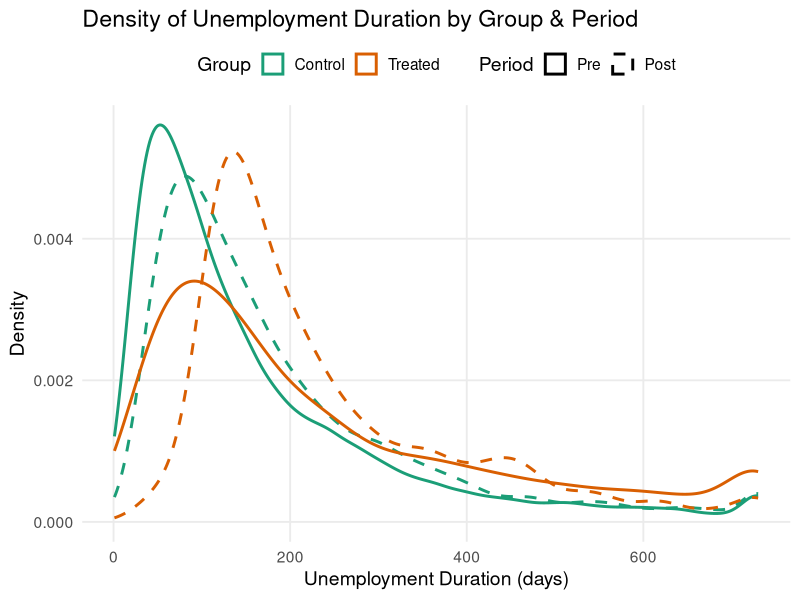

R code for this plot: (Note: this script raises an error after producing the figure.)
# Lab Final Assignment – Causal Inference for Policy Evaluation
# Spring Semester 2025
# Due: 15.07.2025, 23:59
# Authors: Marco Gortan, Felix Schulz, Benjamin Weggelaar

# --------------------------------------------------------------
# Setup
# --------------------------------------------------------------
Sys.setlocale("LC_TIME", "C")  
packages.vector <- c("dplyr", "stargazer", "sandwich", "lmtest", "AER", "broom", "broom.mixed", 
                     "jtools", "texreg", "kableExtra", "rstudioapi", "lubridate", "ggplot2", 
                     "knitr", "kableExtra", "scales", "tidyr")
# Load necessary libraries
lapply(packages.vector, require, character.only = TRUE)
# Load the data
rm(list = ls())
# rstudioapi::getActiveDocumentContext()$path %>% dirname() %>% dirname() %>% setwd()
data = read.csv("code/data_did_panel_swiss.csv")

# General reference for the column names. Note:
# - We have character values for marits, educ, mother_tongue, while the description has factors
# - "Specialized" and "University" are supposed to be comined in "educ" variable, but in our data they are different 
var_labels <- c(
  id              = "Personal identifier (the same individual can have multiple spells)",
  date_start      = "Date of start of unemployment spell",
  date_end        = "Date of end of unemployment spell",
  sex             = "Sex — 0 male, 1 female",
  age             = "Age at the beginning of the unemployment spell",
  marits          = "Marital status — 0 not married, 1 married",
  canton          = "Canton of residence — 26 cantons",
  region          = "Region of residence — 7 great regions (Swiss FSO definition)",
  nationality     = "Nationality — 1 Swiss, 2 EU/EFTA, 3 Other",
  mother_tongue   = "Mother tongue — 0 German, 1 French, 2 Italian, 3 English, 4 other",
  educ            = "Education — 0 school, 1 apprenticeship or matura, 2 specialized or university",
  insured_earn    = "Earnings insured by unemployment insurance",
  lastj_occpt     = "Occupation of the last pre‐unemployment job (23 categories)",
  lastj_fct       = "Function in the last pre‐unemployment job — 0 self‐employed, 1 managerial, 2 specialist, 3 learning/other",
  lastj_rate      = "Activity rate (% of full‐time) in the last pre‐unemployment job",
  child_subsidies = "1 receives subsidies for dependent children, 0 otherwise",
  contr_2y        = "Months of contribution (employment) in the 2 years prior to unemployment",
  unempl_r        = "Unemployment rate (in %) at canton level",
  gdp_gr          = "GDP growth (in %) at canton level",
  treat           = "Month in unemployment spell when treatment started (0 when not treated)"
)

# ----------
# Question 2
# ----------
# Generate the two outcome variables of interest and provide descriptive statistics for all four
# relevant groups (treated pre/post, controls pre/post). Discuss the results. [4 points]
# ----------
# Convert date_start and date_end to Date format
data$date_start         <- as.Date(data$date_start, format = "%d%b%Y")
data$date_end           <- as.Date(data$date_end, format = "%d%b%Y")
data$date_start_program <- ifelse(
  data$treat > 0,
  data$date_start %m+% months(data$treat-1),
  data$date_start)
data$date_start_program <- as.Date(data$date_start_program, origin = "1970-01-01")
# Remove individuals with 'NA' in 'treat' column 
data <- data %>% filter(!is.na(treat))
# treatment groups
data$treat_group <- ifelse(data$treat > 0, 1, 0)
data <- data %>%
  group_by(id) %>%
  mutate(treat_group = max(treat_group, na.rm = TRUE)) %>%
  ungroup()

data$post        <- ifelse(year(data$date_start) >= 2013, 1, 0)

# 1. unemployment duration
data$unempl_duration <- as.numeric(data$date_end - data$date_start, format = "%d%b%Y")
data$unempl_duration_fromprogram <- as.numeric(data$date_end - data$date_start_program, format = "%d%b%Y")

# 2. probability of being employed after 12 months --> for now, we interpret as just dummy of employed vs non-employed
data$employed_after_12_months <- ifelse(data$unempl_duration < 365, 1, 0)
data$employed_after_12_months_fromprogram <- ifelse(data$date_start_program < 365, 1, 0)

# Descriptive statistics for the four groups and the two outcomes
# ------
# Density plots
# 1) Make a combined group factor:
dataplot <- data %>%
  mutate(
    Treat = factor(treat_group,
                   levels = c(0, 1),
                   labels = c("Control", "Treated")),
    Period = factor(post,
                    levels = c(0, 1),
                    labels = c("Pre", "Post"))
  )

# 2) Density plot with color = Treat, linetype = Period
plot_unemdays <- ggplot(dataplot, aes(
  x = unempl_duration,
  color     = Treat,
  linetype = Period
)) +
  geom_density(size = 1) +
  scale_color_manual(
    name   = "Group",
    values = c("Control" = "#1b9e77", "Treated" = "#d95f02")
  ) +
  scale_linetype_manual(
    name   = "Period",
    values = c("Pre"  = "solid", "Post" = "dashed")
  ) +
  labs(
    x     = "Unemployment Duration (days)",
    y     = "Density",
    title = "Density of Unemployment Duration by Group & Period"
  ) +
  theme_minimal(base_size = 14) +
  theme(
    legend.position   = "top",
    legend.box        = "horizontal",
    panel.grid.minor  = element_blank()
  )

# Save the plot
ggsave("output/figures/final_unemployment_duration_density.jpg", plot = plot_unemdays, width = 6.5, height = 5)

# Employed after 12 months
bin_summary <- dataplot %>%
  group_by(Treat, Period) %>%
  summarise(
    prop = mean(employed_after_12_months, na.rm = TRUE),
    n    = n(),
    se   = sqrt(prop * (1 - prop) / n),
    .groups = "drop"
  )

# 1b) bar chart with CIs
plot_employed12m <- ggplot(bin_summary, aes(x = Treat, y = prop, fill = Period)) +
  geom_col(position = position_dodge(width = 0.7), width = 0.6) +
  geom_errorbar(aes(
    ymin = pmax(0, prop - 1.96 * se),
    ymax = pmin(1, prop + 1.96 * se)
  ),
  position = position_dodge(width = 0.7),
  width = 0.2
  ) +
  scale_y_continuous(labels = percent_format(accuracy = 1), expand = expansion(mult = c(0,0.05))) +
  scale_fill_brewer(palette = "Set2") +
  labs(
    x = "Group",
    y = "Employed after 12 months (%)",
    title = "Proportion Employed by Group and Period",
    fill = "Period"
  ) +
  theme_minimal(base_size = 14) +
  theme(
    legend.position = "top",
    panel.grid.minor = element_blank()
  )

# Save the plot
ggsave("output/figures/final_employment12m.jpg", plot = plot_employed12m, width = 6.5, height = 5)




# ----------
# Question 3
# ----------
# Compare mean observed characteristics for all four relevant groups (treated pre/post, controls
# pre/post). Discuss the results. [6 points]
# ----------


# Codify sex, marital status, variable
data$sex <- ifelse(data$sex == "Female", 1,
                     ifelse(data$sex == "Male", 0, NA))
data$marits <- ifelse(data$marits == "Married", 1,
                   ifelse(data$marits == "Unmarried", 0, NA))
# Descriptive statistics for the four groups
descriptive_stats <- data %>%
  group_by(treat_group, post) %>%
  summarise(
    n = n(),
    mean_age      = mean(age, na.rm = T),
    mean_sex      = mean(sex, na.rm = TRUE),
    mean_marits   = mean(marits, na.rm = TRUE),
    mean_earn     = mean(insured_earn, na.rm = TRUE),
    mean_rate     = mean(lastj_rate, na.rm = TRUE),
    mean_childs   = mean(child_subsidies, na.rm = TRUE),
    mean_contr_2y = mean(contr_2y, na.rm = TRUE),
    .groups = 'drop'
  )

descriptive_tbl <- descriptive_stats %>%
  mutate(
    mean_sex           = mean_sex       * 100,
    mean_marits        = mean_marits    * 100,
    mean_childs        = mean_childs    * 100,
    mean_age           = mean_age,               # years
    mean_earn          = mean_earn,              # currency
    mean_rate          = mean_rate,              # %
    mean_contr_2y      = mean_contr_2y           # months
  ) %>%
  # round to one decimal place
  mutate(across(starts_with("mean_"), ~round(.x, 1))) %>%
  # rename for nicer column headers
  rename(
    Treatment            = treat_group,
    `Post`    = post,
    N                = n,
    `Age (yrs)`      = mean_age,
    `Female (%)`     = mean_sex,
    `Married (%)`    = mean_marits,
    `Earnings`       = mean_earn,
    `Act. rate (%)`  = mean_rate,
    `Child sub. (%)` = mean_childs,
    `Contr. 2y (m)`  = mean_contr_2y
  )

# 2) Print to LaTeX with group headers
desc_stat = descriptive_tbl %>%
  kable(
    format = "latex",
    booktabs = TRUE,
    linesep = "",
    caption = "Mean observed characheristics by Treatment Group and Period",
    label   = "tab:final_mean_char",
  ) %>%
  add_header_above(c(
    " " = 2,
    "Demographics" = 3,
    "Economic"     = 2,
    "Other"        = 3
  )) %>%
  kable_styling(latex_options = c("hold_position", "scale_down"))

# Write to file
writeLines(desc_stat, "output/tables/final_mean_char.tex")

# ----------
# Question 5
# ----------
# Plot average outcomes for treatment and control group for each month in the observation
# period. Discuss the results. [6 points]
# ----------
for (m in 1:24) {
  data[,paste0("empdummy_", m)] <- ifelse(lubridate::as.period(data$date_end - data$date_start) / months(1) < m, 1, 0)
}

for (m in 1:24) {
  data[,paste0("empdummyprogram_", m)] <- ifelse(lubridate::as.period(data$date_end - data$date_start_program) / months(1) < m, 1, 0)
}

# Create column with number of days since beginning of the month
data$days_since_month_start <- as.numeric(data$date_start - floor_date(data$date_start, "month"))
for (m in 1:24) {
  data[,paste0("unempduration_", m)] <- ifelse(lubridate::as.period(data$date_end - data$date_start) / months(1) < m, 
                                             data$unempl_duration, 
                                             m*30.4-data$days_since_month_start # this is rough estimate of the number of days in a month
                                             )
}

# Create column with number of days since beginning of program (does not change anything for non-treated)
data$days_since_month_start_program <- as.numeric(data$date_start_program - floor_date(data$date_start_program, "month"))
for (m in 1:24) {
  data[,paste0("unempdurationprogram_", m)] <- ifelse(lubridate::as.period(data$date_end - data$date_start_program) / months(1) < m, 
                                               data$unempl_duration_fromprogram, 
                                               m*30.4-data$days_since_month_start_program # this is rough estimate of the number of days in a month
  )
}

# Create a long format data frame for plotting
data_long_obs <- data %>%
  filter(post == 1) %>%
  # keep only the id/group vars plus any empdummy_*/unempduration_* columns
  select(id, treat_group, matches("^(empdummy|empdummyprogram|unempduration|unempdurationprogram)_")) %>%
  # pivot both sets of columns in one go:
  pivot_longer(
    cols = matches("^(empdummy|empdummyprogram|unempduration|unempdurationprogram)_"),
    names_to = c(".value", "month"),
    names_sep = "_"
  ) %>%
  # rename for clarity
  rename(
    employed        = empdummy,
    employed_fromprogram = empdummyprogram,
    unempl_duration = unempduration,
    unempl_duration_fromprogram = unempdurationprogram
  ) %>%
  # make month numeric
  mutate(month = as.integer(month))

# Calculate means for each month and group
data_long_means <- data_long_obs %>%
  group_by(treat_group, month) %>%
  summarise(
    mean_employed        = mean(employed, na.rm = TRUE),
    mean_employed_program = mean(employed_fromprogram, na.rm = TRUE),
    mean_unempl_duration = mean(unempl_duration, na.rm = TRUE),
    mean_unempl_duration_program = mean(unempl_duration_fromprogram, na.rm = TRUE),
    .groups = 'drop'
  )

# Create the plot
data_long_means <- data_long_means %>%   # replace with your actual data‐frame name
  mutate(
    Group = factor(treat_group,
                   levels = c(0, 1),
                   labels = c("Control", "Treated"))
  )

# ————————————————————————————————————————————
# Mean employment rate over time
# ————————————————————————————————————————————
p1 <- ggplot(data_long_means, aes(x = month, y = mean_employed, color = Group)) +
  geom_line(size = 1) +
  geom_point(size = 2) +
  # ==== new layer: treated-only line ====
geom_line(
  data = filter(data_long_means, treat_group == 1),
  aes(x = month, y = mean_employed_program),
  color = "#d95f02",
  linetype = "dashed",
  size = 1
) +
  scale_y_continuous(
    labels = percent_format(accuracy = 1),
    expand = expansion(mult = c(0, .05))
  ) +
  scale_x_continuous(
    breaks = seq(min(data_long_means$month), max(data_long_means$month), by = 1)
  ) +
  scale_color_manual(
    values = c("Control" = "#1b9e77", "Treated" = "#d95f02")
  ) +
  labs(
    title = "Employment Rate since beginning of unemployment",
    x     = "Month",
    y     = "Employment rate (%)",
    color = "Group"
  ) +
  theme_minimal(base_size = 14) +
  theme(
    legend.position   = "top",
    panel.grid.minor  = element_blank()
  )

# Print it
print(p1)


# ————————————————————————————————————————————
# Mean unemployment duration over time
# ————————————————————————————————————————————
p2 <- ggplot(data_long_means, aes(x = month, y = mean_unempl_duration, color = Group)) +
  geom_line(size = 1) +
  geom_point(size = 2) +
  scale_y_continuous(
    expand = expansion(mult = c(0, .05))
  ) +
  # ==== new layer: treated-only line ====
  geom_line(
    data = filter(data_long_means, treat_group == 1),
    aes(x = month, y = mean_unempl_duration_program),
    color = "#d95f02",
    linetype = "dashed",
    size = 1
  ) +
  scale_x_continuous(breaks = seq(min(data_long_means$month), max(data_long_means$month), by = 1)) +
  scale_color_manual(
    values = c("Control" = "#1b9e77", "Treated" = "#d95f02")
  ) +
  labs(
    title = "Unemployment Duration",
    x     = "Month",
    y     = "Mean Unemployment Duration (days)",
    color = "Group"
  ) +
  theme_minimal(base_size = 14) +
  theme(
    legend.position   = "top",
    panel.grid.minor  = element_blank()
  )
print(p2)

# Save the plots
ggsave("output/figures/final_employment_rate_over_time.jpg", plot = p1, width = 6.5, height = 5)
ggsave("output/figures/final_unemployment_duration_over_time.jpg", plot = p2, width = 6.5, height = 5)


# ----------
# Question 6
# ----------
# Discuss the validity of the identifying assumptions in this specific case. Provide and discuss
# supporting evidence if possible, incl. event study estimates. [8 points]

# Common support
#----------
# Hist plot of age by the two groups in post == 1
data <- data %>%
  mutate(
    Group = factor(treat_group,
                   levels = c(0,1),
                   labels = c("Control","Treated"))
  )

hist_age = ggplot(data %>% filter(post == 1), aes(x = age, fill = Group)) +
  geom_histogram(
    position = "identity",  # overlay
    alpha    = 0.4,         # see through
    bins     = 30           # or choose binwidth = 1
  ) +
  scale_fill_brewer(palette = "Set1") +
  labs(
    title = "Age Distribution by Group",
    x     = "Age (years)",
    y     = "Count"
  ) +
  theme_minimal()

ggsave("output/figures/final_histogram_age.jpg", plot = hist_age, width = 8.5, height = 5)

# ----------

